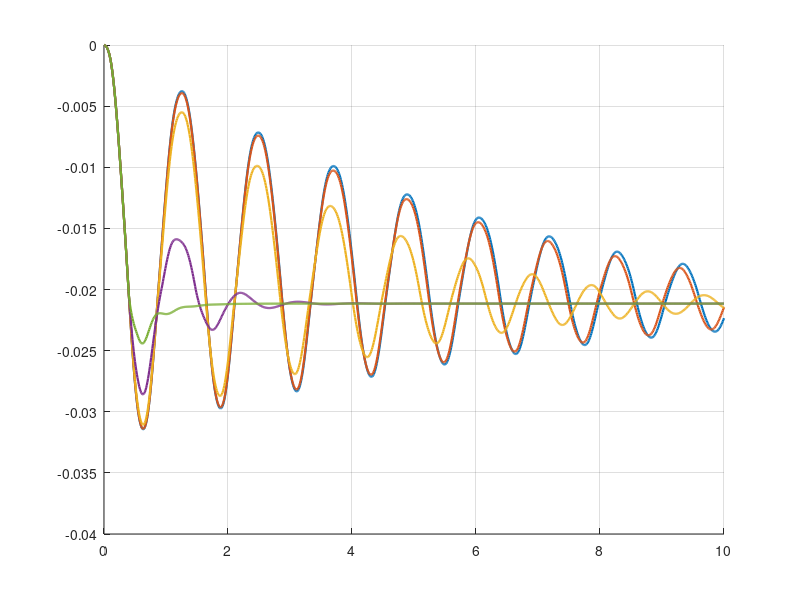

This figure's MATLAB source: (Note: this script raises an error after producing the figure.)
function beam_dnc1obsFEM_compare_beta_visc()
% FEM with C^1 Hermite cubics + implicit central difference in time,
% interior viscosity C = epsv * Kb, and unilateral DNC at the tip (one stop).
% Plots u(1,t) for multiple beta values on one figure, like the FDM sample.

%% Fixed parameters (match the sample)
L = 1.0; T = 10.0; dx = 0.01; dt = 0.01;
alpha2 = 1;                % use the same alpha^2 as your FDM sample
f0 = -0.2;                  % uniform load
y_minus = -0.02;            % obstacle level
kappa = 10;                  % contact stiffness (as in the FDM title)
betas = [1e-3, 1e-2, 1e-1, 1, 5];
epsv  = 0.001;               % interior viscosity (can set to 0 to match FDM)

% Mesh/time grids
J  = round(L/dx);      dx = L/J;
Nt = round(T/dt);      dt = T/Nt;
x  = linspace(0,L,J+1).';
t  = linspace(0,T,Nt+1);

% Build FE operators
[ M, Kb, F, free, id_tip_w ] = assembleHermiteCubic1D(J, dx, f0);
K = alpha2 * Kb;
C = epsv   * Kb;

% Reduced blocks
Mff = M(free,free);
Kff = K(free,free);
Cff = C(free,free);
Ff  = F(free);

% tip selector in reduced space
e_tip_full = zeros(size(M,1),1); e_tip_full(id_tip_w) = 1;
e_tip = e_tip_full(free);

% Precompute time-invariant part of LHS
A_base = (1/dt^2)*Mff + Kff + (1/(2*dt))*Cff;

% Storage for traces
tip_hist = zeros(numel(betas), Nt+1);

figure; hold on; grid on;

for ib = 1:numel(betas)
    beta_dnc = betas(ib);

    % Initial conditions (u^0, v^0, a^0)
    ndof = size(M,1);
    u0  = zeros(ndof,1);
    v0  = zeros(ndof,1);

    % Initial contact and a^0 from semi-discrete ODE
    chi0 = double(u0(id_tip_w) <= y_minus);
    bDNC0 = chi0 * ( kappa*(u0(id_tip_w)-y_minus) - beta_dnc*v0(id_tip_w) ) * e_tip_full; % NOTE sign + (LHS)
    a0 = M \ ( F - C*v0 - K*u0 - bDNC0 );

    % Build u^0, u^1 (central-diff startup)
    U0 = u0;
    U1 = u0 + dt*v0 + 0.5*dt^2*a0;

    % Enforce left BC strongly (w(0)=0, theta(0)=0)
    U0(1)=0; U0(2)=0;
    U1(1)=0; U1(2)=0;

    % Record tip
    tip_hist(ib,1) = U0(id_tip_w);
    tip_hist(ib,2) = U1(id_tip_w);

    % Time stepping: build u^{n+1} from u^n, u^{n-1}
    Unm1 = U0;   % u^{n-1}
    Un   = U1;   % u^{n}

    for n = 1:Nt-1
        % Active-set from current (previous) tip state, like the FDM sample
        chi_n = double(Un(id_tip_w) <= y_minus);

        % LHS (free DOFs): add tip contact stiffness (kappa + beta/dt)*chi_n
        A = A_base + chi_n * (kappa + beta_dnc/dt) * (e_tip*e_tip.');

        % RHS (free DOFs)
        % Central-difference mass & interior viscosity:
        % RHS = F^{n+1} + (2/dt^2)M U^n - (1/dt^2)M U^{n-1} + (1/(2dt)) C U^{n-1}
        R = Ff + (2/dt^2)*Mff*Un(free) - (1/dt^2)*Mff*Unm1(free) + (1/(2*dt))*Cff*Unm1(free);

        % Tip constant RHS from DNC (backward Euler at the boundary)
        % + chi_n * [ kappa*y_- + (beta/dt) * u_tip^n ] * e_tip
        R = R + chi_n * ( kappa*y_minus + (beta_dnc/dt)*Un(id_tip_w) ) * e_tip;

        % (No inhomog BCs at x=0 here; if present, subtract K_fc*known^{n+1}
        %  and (1/(2dt))C_fc*known^{n+1} and add (1/(2dt))C_fc*known^{n-1}.)

        % Solve and assemble full vector
        Ufp1 = A \ R;
        Up1 = zeros(ndof,1);
        Up1(free) = Ufp1;
        Up1(1)=0; Up1(2)=0;     % left BC

        % Write back & record
        tip_hist(ib,n+2) = Up1(id_tip_w);

        % Shift time levels
        Unm1 = Un;
        Un   = Up1;
    end

    % Plot this curve
    plot(t, tip_hist(ib,:), 'LineWidth',1.6, 'DisplayName', sprintf('\\beta = %g', beta_dnc));
end

% Obstacle line
yline(y_minus, '--', 'LineWidth',1.6, 'DisplayName', sprintf('y_- = %.3g', y_minus));

xlim([0 T]); xlabel('$Time$','Interpreter','latex'); ylabel('$u(1,t)$','Interpreter','latex');grid off;
title(sprintf('FEM Solution: Right Tip Displacement vs Time ($\\kappa=%.3g$, $\\varepsilon=%.3g$)', kappa, epsv), ...
      'Interpreter','latex');

legend('Location','southeast');

end

% -------------------------------------------------------------------------
function [M, Kb, F, free, id_tip_w] = assembleHermiteCubic1D(J, h, f0)
% Cubic Hermite beam element (C^1), DOFs per node: [w, theta]
% Nodes: 0..J, elements: [x_{e-1}, x_e]
% Essential BCs: w(0)=0, theta(0)=0 enforced by DOF elimination.

nn   = J+1;
ndof = 2*nn;

M  = zeros(ndof); 
Kb = zeros(ndof); 
F  = zeros(ndof,1);

% Local matrices (length h), geometric bending Kb_e and mass M_e (consistent)
Kb_e = (1/h^3)*[ 12,     6*h,   -12,     6*h;
                 6*h,  4*h^2,   -6*h,  2*h^2;
                -12,    -6*h,    12,    -6*h;
                 6*h,  2*h^2,   -6*h,  4*h^2 ];
M_e  = (h/420)*[ 156,    22*h,    54,   -13*h;
                 22*h,  4*h^2,  13*h,   -3*h^2;
                 54,    13*h,   156,   -22*h;
                -13*h, -3*h^2, -22*h,    4*h^2 ];
% Consistent element load for f = const
F_e  = f0 * [h/2; h^2/12; h/2; -h^2/12];

for e = 1:J
    a = 2*e-1; edofs = [a, a+1, a+2, a+3];
    Kb(edofs,edofs) = Kb(edofs,edofs) + Kb_e;
    M(edofs,edofs)  = M(edofs,edofs)  + M_e;
    F(edofs)        = F(edofs)        + F_e;
end

% Essential BCs at x=0: remove DOFs 1 (w0) and 2 (theta0)
fixed = [1,2];
free  = setdiff(1:ndof, fixed);

% Tip displacement DOF index (right-end w)
id_tip_w = 2*nn - 1;

end
